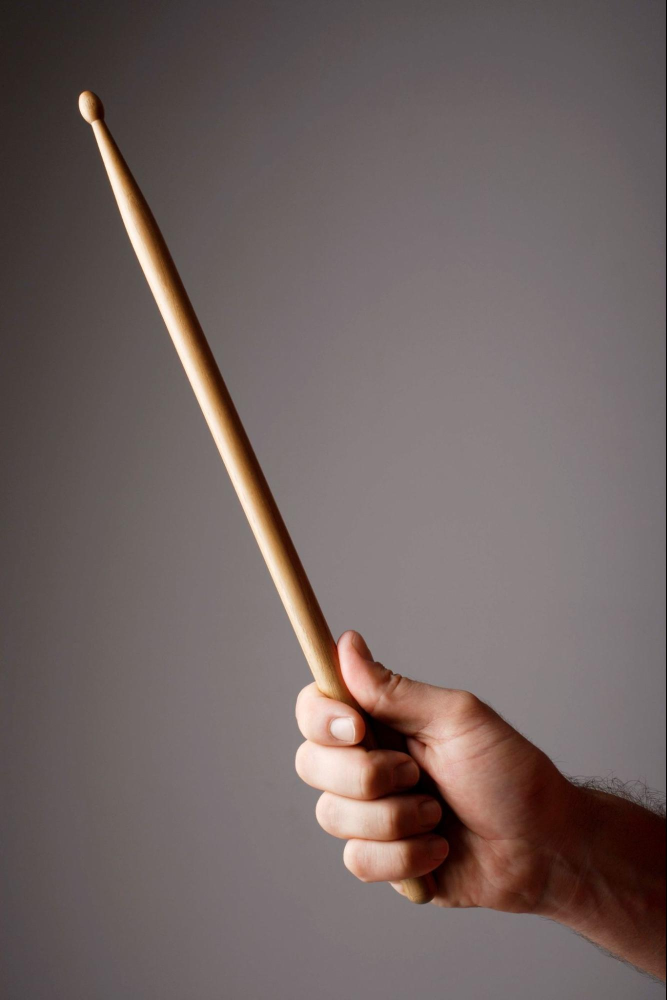
#> input picture iOS App/Photo Resources/image7.jpg, 1333 x 1999 px, given in place of the camera (shown at 1/2 size)
$ python track_drumstick.py
#> lines starting #> are read from the running program, lines starting #| are printed output that depends on the picture; after the words box and inside, x2 and y2 are one past the last pixel; in counts of white or black regions, pixels touching at a corner belong together
import cv2
import numpy as np
import time

def main():
    # Initialize camera
    cap = cv2.VideoCapture(0) # Adjust if using different camera index
    cap.set(cv2.CAP_PROP_FRAME_WIDTH, 1280)
    cap.set(cv2.CAP_PROP_FRAME_HEIGHT, 720)
    cap.set(cv2.CAP_PROP_FPS, 60)

    # Allow camera to warm up
    time.sleep(2)

    while True:
        ret, frame = cap.read()
#> frame is the input picture: shape (1999, 1333, 3); mean B, G, R 97.3, 98.9, 112.2
        if not ret:
            print("Failed to grab frame")
            break

        # Convert to grayscale for IR detection
        gray = cv2.cvtColor(frame, cv2.COLOR_BGR2GRAY)
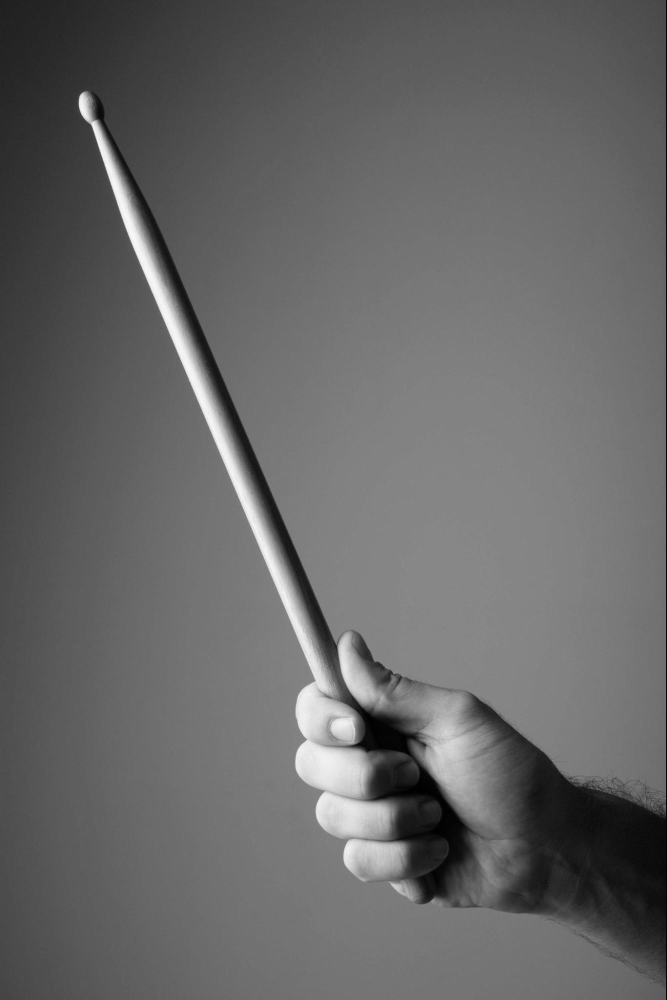
#> gray: shape (1999, 1333) (shown at 1/2 size); min 0, max 251, mean 102.8

        # Apply threshold to isolate retroreflective marker
        # Adjust threshold value based on testing
        _, thresh = cv2.threshold(gray, 200, 255, cv2.THRESH_BINARY)
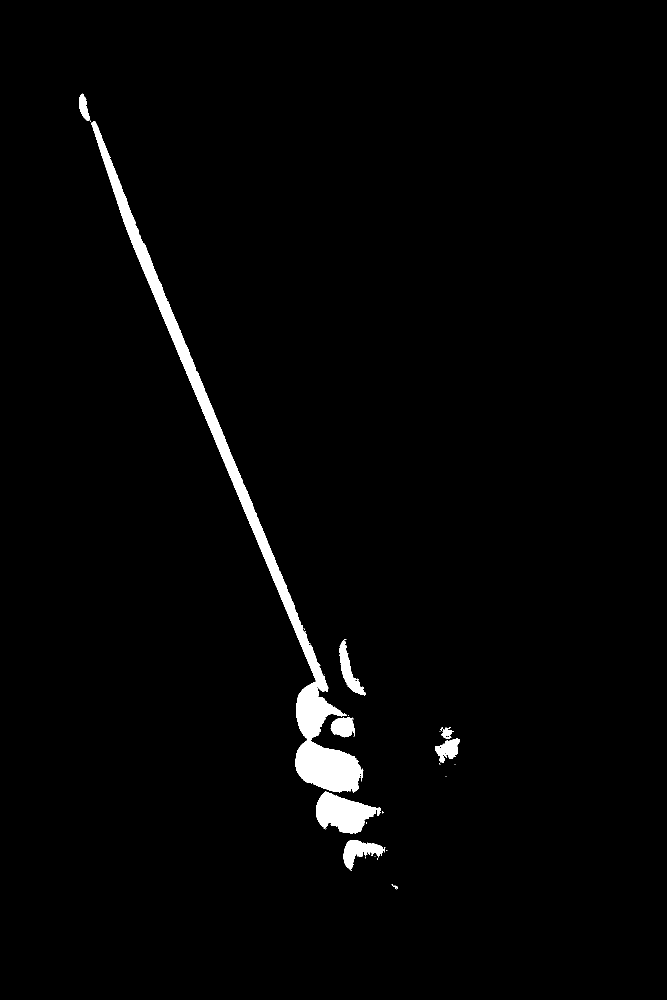
#> thresh: shape (1999, 1333) (shown at 1/2 size); 2% white; 29 white regions (20 under 20 px)

        # Find contours
        contours, _ = cv2.findContours(thresh, cv2.RETR_EXTERNAL, cv2.CHAIN_APPROX_SIMPLE)
#> contours = 29 contours, 20 with area under 20; largest, box (x1, y1, x2, y2) and area: (182, 243, 727, 1585) 37396, (632, 1583, 761, 1667) 6256, (687, 1680, 771, 1742) 2142, (679, 1281, 732, 1392) 1827, (661, 1435, 710, 1475) 1395

        marker_detected = False
        for cnt in contours:
            area = cv2.contourArea(cnt)
            if area > 50:  # Adjust area threshold based on marker size
                x, y, w, h = cv2.boundingRect(cnt)
                cv2.rectangle(frame, (x, y), (x + w, y + h), (0, 255, 0), 2)
                center_x = x + w // 2
                center_y = y + h // 2
                cv2.circle(frame, (center_x, center_y), 5, (255, 0, 0), -1)
                print(f"Marker Position: X={center_x}, Y={center_y}")
                marker_detected = True
                break  # Assuming only one marker
#> this loop made 6 passes
#> (area, x, y, w, h, center_x, center_y, marker_detected) on pass 6: (2142, 687, 1680, 84, 62, 729, 1711, True)
#> area on pass 1: 21.5
#| Marker Position: X=729, Y=1711
#> frame: shape (1999, 1333, 3); 0.04% of pixels changed, all inside (x1, y1, x2, y2) = (686, 1679, 773, 1744)

        if not marker_detected:
            print("Marker not detected")

        # Display the resulting frame
        cv2.imshow('Frame', frame)
        cv2.imshow('Threshold', thresh)

        # Exit on pressing 'q'
        if cv2.waitKey(1) & 0xFF == ord('q'):
#> (key q is pressed here)
            break

    # Release resources
    cap.release()
    cv2.destroyAllWindows()

if __name__ == "__main__":
    main()
